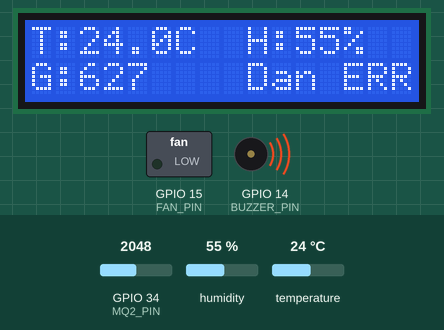
Recording of a sketch running on a simulated ESP32. On the bench: 16×2 character LCD, switched loads named in the sketch (green lamp = pin HIGH), buzzer (waves = sounding, pin HIGH). The inputs (shaded band) are chosen by the test bench; at power-on: temperature 24 °C, GPIO 34 (MQ2_PIN) = 2048, humidity 55 %. WiFi joins after 1.5 s; servers stay silent unless stated; uploads are accepted with an empty reply; what the sketch prints to the serial monitor is not drawn.

Above: at 8.0 s.
8.1 s: temperature set to 29 °C
At 10.2 s:
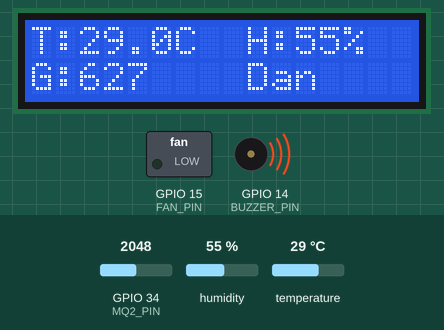
14.6 s: temperature set to 32 °C
At 17.8 s:
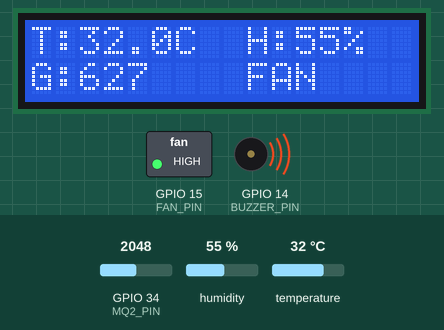
18.1 s: GPIO 34 (MQ2_PIN) set to 905
At 22.2 s:
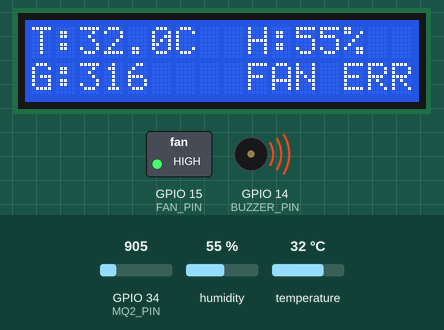
24.6 s: GPIO 34 (MQ2_PIN) set to 781
At 31.0 s:
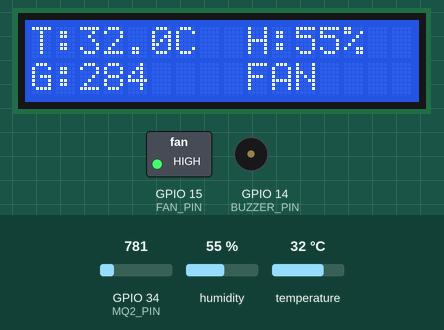
31.1 s: temperature set to 12 °C
At 34.4 s:
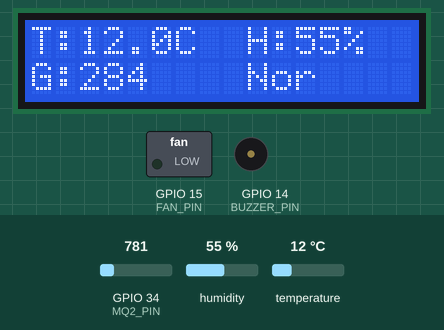
37.3 s: GPIO 34 (MQ2_PIN) set to 1228
At 38.6 s:
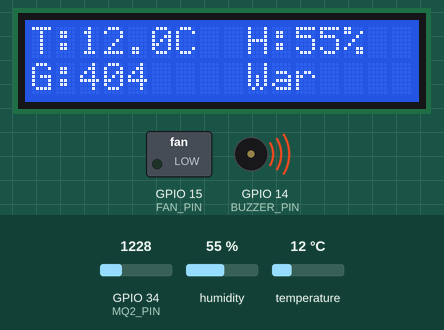
Timing chart, 0 to 40.3 s (numbered marks = the images above; inputs shaded):
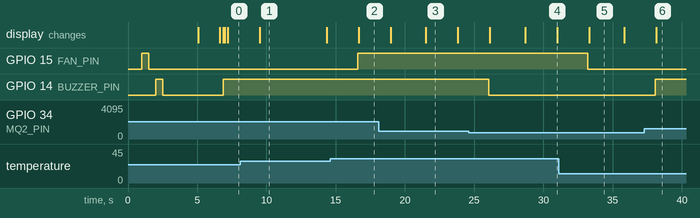

Measured:
- the behaviour switches between 30 and 31 °C on temperature (found by bisection; images 1 and 2)
- the behaviour switches between 847 and 846 on GPIO 34 (MQ2_PIN) (found by bisection; images 3 and 4)
- after the input at 8.1 s, the display: changes after 1.4 s (image 1)
- after the input at 14.6 s, GPIO 15 (FAN_PIN): LOW → HIGH after 2.0 s; the display: changes after 2.1 s (image 2)
- after the input at 18.1 s, the display: first changes after 0.88 s (image 3 shows a later state)
- after the input at 24.6 s, GPIO 14 (BUZZER_PIN): HIGH → LOW after 1.5 s; the display: changes after 1.5 s (image 4)
- after the input at 31.1 s, GPIO 15 (FAN_PIN): HIGH → LOW after 2.1 s; the display: changes after 2.2 s (image 5)
- after the input at 37.3 s, GPIO 14 (BUZZER_PIN): LOW → HIGH after 0.77 s; the display: changes after 0.86 s (image 6)

The sketch:

arduinoCode.ino
```cpp
#include <WiFi.h>
#include <HTTPClient.h>
#include <ArduinoJson.h>
#include <DHT.h>
#include <LiquidCrystal_I2C.h>

// -------------------- Your Configuration --------------------
#define MQ2_PIN 34
#define DHT_PIN 4
#define DHT_TYPE DHT11
#define BUZZER_PIN 14
#define FAN_PIN 15

// WiFi credentials
const char *ssid = "Yo";
const char *password = "77777777";

// Backend API configuration
const char *backendURL = "https://ietp-g46-guardian-lab-smart-dashboard-3.onrender.com";
const char *apiEndpoint = "/api/devices/ingest";
const char *deviceSecret = "60be1e0138ff89a8168bb05bdb4ea8364eccd8a79406e1d9";
const char *deviceId = "63e5f91b7559";

// Thresholds (will be loaded from backend)
int GAS_SAFE = 300;
int GAS_WARNING = 600;
float TEMP_THRESHOLD = 30.0;
int HUM_SAFE = 40;
int HUM_WARNING = 70;
int ALERT_DURATION = 5;
int FAN_MIN_ON_TIME = 1;

// Settings refresh timing
unsigned long lastSettingsFetch = 0;
const long settingsRefreshInterval = 60000; // Refresh every 60 seconds
bool settingsLoaded = false;

// Objects
DHT dht(DHT_PIN, DHT_TYPE);
LiquidCrystal_I2C lcd(0x27, 16, 2);

// Timing
unsigned long lastSendTime = 0;
const long sendInterval = 5000;

void setup()
{
  Serial.begin(115200);
  delay(1000);

  Serial.println("\n\n=== Smart Home System Starting ===");

  // Initialize hardware
  pinMode(FAN_PIN, OUTPUT);
  digitalWrite(FAN_PIN, LOW);
  pinMode(BUZZER_PIN, OUTPUT);
  digitalWrite(BUZZER_PIN, LOW);

  // Hardware test
  testAllPins();

  // Initialize DHT
  dht.begin();
  delay(2000);

  lcd.init();
  lcd.backlight();
  lcd.setCursor(0, 0);
  lcd.print("Connecting WiFi");

  // Connect to WiFi
  connectToWiFi();

  lcd.clear();
  lcd.setCursor(0, 0);
  lcd.print("Loading Settings");
  lcd.setCursor(0, 1);
  lcd.print("Please wait...");

  // Fetch settings from backend
  fetchSettingsFromBackend();

  lcd.clear();
  lcd.setCursor(0, 0);
  lcd.print("System Ready");
  lcd.setCursor(0, 1);
  lcd.print("IP: ");
  lcd.print(WiFi.localIP().toString());

  Serial.println("System initialized");
  Serial.print("WiFi Connected. IP: ");
  Serial.println(WiFi.localIP());
}

void loop()
{
  static int loopCount = 0;
  loopCount++;

  Serial.print("\n=== Loop ");
  Serial.print(loopCount);
  Serial.println(" ===");

  // Read sensors
  int gasRaw = analogRead(MQ2_PIN);
  int gasValue = normalizedGas(gasRaw);
  float temp = dht.readTemperature();
  float hum = dht.readHumidity();

  // Determine statuses
  String gasStatus = getGasStatus(gasValue);
  String tempStatus = getTempStatus(temp);
  String humStatus = getHumStatus(hum);

  // Control fan and buzzer based on readings
  controlDevices(temp, gasValue, humStatus);

  // Update LCD
  updateLCD(temp, hum, gasValue, gasStatus, humStatus);

  // Send data to backend every interval
  if (millis() - lastSendTime >= sendInterval)
  {
    sendToBackend(temp, hum, gasValue, gasStatus, tempStatus, humStatus);
    lastSendTime = millis();
  }

  // Refresh settings periodically
  if (millis() - lastSettingsFetch >= settingsRefreshInterval || !settingsLoaded)
  {
    fetchSettingsFromBackend();
    lastSettingsFetch = millis();
  }

  delay(2000);
}

// -------------------- Hardware Testing --------------------
void testAllPins()
{
  Serial.println("\n=== HARDWARE PIN TEST ===");

  // Test MQ2 Pin (Analog Input)
  Serial.print("MQ2 Pin (34) analog read: ");
  Serial.println(analogRead(MQ2_PIN));

  // Test DHT Pin (Digital Input)
  Serial.print("DHT Pin (4) digital read: ");
  Serial.println(digitalRead(DHT_PIN));

  // Test Fan Pin
  Serial.println("\nTesting FAN on Pin 15:");
  Serial.println("Setting HIGH...");
  digitalWrite(FAN_PIN, HIGH);
  delay(500);
  Serial.print("Reading: ");
  Serial.println(digitalRead(FAN_PIN));

  Serial.println("Setting LOW...");
  digitalWrite(FAN_PIN, LOW);
  delay(500);
  Serial.print("Reading: ");
  Serial.println(digitalRead(FAN_PIN));

  // Test Buzzer Pin
  Serial.println("\nTesting BUZZER on Pin 14:");
  Serial.println("Setting HIGH (should beep)...");
  digitalWrite(BUZZER_PIN, HIGH);
  delay(500);
  Serial.print("Reading: ");
  Serial.println(digitalRead(BUZZER_PIN));

  Serial.println("Setting LOW...");
  digitalWrite(BUZZER_PIN, LOW);
  delay(500);
  Serial.print("Reading: ");
  Serial.println(digitalRead(BUZZER_PIN));

  Serial.println("=== END HARDWARE TEST ===\n");
}

// -------------------- Backend Communication --------------------
void sendToBackend(float temp, float humidity, int gas,
                   String gasStat, String tempStat, String humStat)
{

  if (WiFi.status() != WL_CONNECTED)
  {
    Serial.println("WiFi disconnected. Reconnecting...");
    connectToWiFi();
    return;
  }

  HTTPClient http;

  // Construct full URL
  String fullURL = String(backendURL) + String(apiEndpoint);

  Serial.print("Sending to: ");
  Serial.println(fullURL);

  http.begin(fullURL);

  // Set headers
  http.addHeader("Content-Type", "application/json");
  http.addHeader("x-device-key", String(deviceId) + ":" + String(deviceSecret));

  // Read actual pin states RIGHT BEFORE sending
  bool fanState = digitalRead(FAN_PIN) == HIGH;
  bool buzzerState = digitalRead(BUZZER_PIN) == HIGH;

  Serial.print("Actual hardware states - Fan: ");
  Serial.print(fanState ? "ON" : "OFF");
  Serial.print(" | Buzzer: ");
  Serial.println(buzzerState ? "ON" : "OFF");

  // Create JSON payload
  DynamicJsonDocument doc(512);
  doc["deviceId"] = deviceId;

  // Send sensor readings
  if (!isnan(temp))
  {
    doc["temp"] = temp;
  }
  else
  {
    doc["temp"] = 22.5;
  }

  if (!isnan(humidity))
  {
    doc["humidity"] = humidity;
  }
  else
  {
    doc["humidity"] = 45.0;
  }

  doc["gas"] = gas;
  doc["fanStatus"] = fanState;       // Use actual measured state
  doc["buzzerStatus"] = buzzerState; // Use actual measured state

  // Serialize JSON to string
  String payload;
  serializeJson(doc, payload);

  Serial.print("Payload: ");
  Serial.println(payload);

  // Send POST request
  int httpCode = http.POST(payload);

  // Check response
  if (httpCode > 0)
  {
    Serial.printf("HTTP Response code: %d\n", httpCode);

    if (httpCode == HTTP_CODE_CREATED)
    {
      String response = http.getString();
      Serial.println("Success! Response: " + response);
      lcd.setCursor(13, 1);
      lcd.print("OK");
    }
    else
    {
      String response = http.getString();
      Serial.print("Server error: ");
      Serial.println(response);
      lcd.setCursor(13, 1);
      lcd.print("ERR");
    }
  }
  else
  {
    Serial.printf("HTTP Error: %s\n", http.errorToString(httpCode).c_str());
    lcd.setCursor(13, 1);
    lcd.print("NET");
  }

  http.end();
}

// -------------------- Helper Functions --------------------
void connectToWiFi()
{
  WiFi.begin(ssid, password);
  Serial.print("Connecting to WiFi");

  int attempts = 0;
  while (WiFi.status() != WL_CONNECTED && attempts < 30)
  {
    delay(500);
    Serial.print(".");
    attempts++;
  }

  if (WiFi.status() == WL_CONNECTED)
  {
    Serial.println("\nConnected! IP: " + WiFi.localIP().toString());
  }
  else
  {
    Serial.println("\nFailed to connect to WiFi");
    WiFi.disconnect();
    delay(1000);
    WiFi.begin(ssid, password);
  }
}

String getGasStatus(int value)
{
  if (value <= GAS_SAFE)
    return "Normal";
  else if (value <= GAS_WARNING)
    return "Warning";
  else
    return "Danger";
}

String getTempStatus(float temp)
{
  if (isnan(temp))
    return "Error";
  if (temp <= TEMP_THRESHOLD)
    return "Normal";
  else
    return "Warning";
}

String getHumStatus(float hum)
{
  if (isnan(hum))
    return "Error";
  if (hum < HUM_SAFE)
    return "Warning"; // Below minimum
  else if (hum <= HUM_WARNING)
    return "Normal";
  else
    return "Danger"; // Above maximum
}

void controlDevices(float temp, int gas, String humStat)
{
  // Fan control logic - fan on if temp exceeds threshold
  bool shouldFanBeOn = (!isnan(temp) && temp > TEMP_THRESHOLD);

  // Buzzer control logic - buzzer on if gas exceeds safe level or humidity out of range
  bool shouldBuzzerBeOn = (gas > GAS_SAFE) || (humStat == "Warning") || (humStat == "Danger");

  // Apply control
  digitalWrite(FAN_PIN, shouldFanBeOn ? HIGH : LOW);
  digitalWrite(BUZZER_PIN, shouldBuzzerBeOn ? HIGH : LOW);

  // Give time for pins to stabilize
  delay(50);

  // Read back actual states
  bool actualFanState = digitalRead(FAN_PIN) == HIGH;
  bool actualBuzzerState = digitalRead(BUZZER_PIN) == HIGH;

  // Debug output
  Serial.println("\n--- Device Control ---");
  Serial.print("Temperature: ");
  Serial.print(temp);
  Serial.print("°C | Threshold: ");
  Serial.print(TEMP_THRESHOLD);
  Serial.print("°C | Fan should be: ");
  Serial.print(shouldFanBeOn ? "ON" : "OFF");
  Serial.print(" | Fan actually is: ");
  Serial.println(actualFanState ? "ON" : "OFF");

  Serial.print("Gas: ");
  Serial.print(gas);
  Serial.print(" | Humidity status: ");
  Serial.print(humStat);
  Serial.print(" | Buzzer should be: ");
  Serial.print(shouldBuzzerBeOn ? "ON" : "OFF");
  Serial.print(" | Buzzer actually is: ");
  Serial.println(actualBuzzerState ? "ON" : "OFF");

  // Check for mismatches
  if (shouldFanBeOn != actualFanState)
  {
    Serial.println("WARNING: Fan state mismatch! Check wiring/power.");
  }
  if (shouldBuzzerBeOn != actualBuzzerState)
  {
    Serial.println("WARNING: Buzzer state mismatch! Check wiring/power.");
  }
  Serial.println("---\n");
}

void updateLCD(float temp, float hum, int gas, String gasStat, String humStat)
{
  lcd.clear();

  // Line 1: Temperature and Humidity
  lcd.setCursor(0, 0);
  lcd.print("T:");
  if (!isnan(temp))
  {
    lcd.print(temp, 1);
    lcd.print("C");
  }
  else
  {
    lcd.print("ERR");
  }

  lcd.setCursor(9, 0);
  lcd.print("H:");
  if (!isnan(hum))
  {
    lcd.print(hum, 0);
    lcd.print("%");
  }
  else
  {
    lcd.print("ERR");
  }

  // Line 2: Gas and Status
  lcd.setCursor(0, 1);
  lcd.print("G:");
  lcd.print(gas);

  // Show fan status on LCD
  bool fanOn = digitalRead(FAN_PIN) == HIGH;
  lcd.setCursor(9, 1);
  if (fanOn)
  {
    lcd.print("FAN");
  }
  else
  {
    lcd.print(gasStat.substring(0, 3));
  }
}

int normalizedGas(int raw)
{
  return map(raw, 843, 3500, 300, 1023);
}

// -------------------- Settings Management --------------------
void fetchSettingsFromBackend()
{
  if (WiFi.status() != WL_CONNECTED)
  {
    Serial.println("WiFi not connected. Cannot fetch settings.");
    return;
  }

  HTTPClient http;

  // Construct full URL for settings endpoint
  String fullURL = String(backendURL) + "/api/devices/settings";

  Serial.print("Fetching settings from: ");
  Serial.println(fullURL);

  http.begin(fullURL);

  // Set headers for device authentication
  http.addHeader("x-device-key", String(deviceId) + ":" + String(deviceSecret));

  // Send GET request
  int httpCode = http.GET();

  // Check response
  if (httpCode > 0)
  {
    Serial.printf("Settings HTTP Response code: %d\n", httpCode);

    if (httpCode == HTTP_CODE_OK)
    {
      String response = http.getString();
      Serial.println("Settings response: " + response);

      // Parse JSON response
      DynamicJsonDocument doc(512);
      DeserializationError error = deserializeJson(doc, response);

      if (!error)
      {
        if (doc["success"] == true && doc["data"].is<JsonObject>())
        {
          JsonObject data = doc["data"];
          JsonObject thresholds = data["thresholds"];

          // Update thresholds from backend
          if (thresholds["gas"].is<int>())
          {
            GAS_SAFE = thresholds["gas"].as<int>();
            // Set warning level relative to safe level
            GAS_WARNING = GAS_SAFE * 2;
          }

          if (thresholds["temperature"].is<float>())
          {
            TEMP_THRESHOLD = thresholds["temperature"].as<float>();
          }

          if (thresholds["humidityMin"].is<int>())
          {
            HUM_SAFE = thresholds["humidityMin"].as<int>();
          }

          if (thresholds["humidityMax"].is<int>())
          {
            HUM_WARNING = thresholds["humidityMax"].as<int>();
          }

          if (data["alertDuration"].is<int>())
          {
            ALERT_DURATION = data["alertDuration"].as<int>();
          }

          if (data["fanMinOnTime"].is<int>())
          {
            FAN_MIN_ON_TIME = data["fanMinOnTime"].as<int>();
          }

          settingsLoaded = true;

          Serial.println("\n=== Settings Updated ===");
          Serial.print("Gas Safe: ");
          Serial.println(GAS_SAFE);
          Serial.print("Gas Warning: ");
          Serial.println(GAS_WARNING);
          Serial.print("Temp Threshold: ");
          Serial.print(TEMP_THRESHOLD);
          Serial.println("°C");
          Serial.print("Humidity Min: ");
          Serial.print(HUM_SAFE);
          Serial.println("%");
          Serial.print("Humidity Max: ");
          Serial.print(HUM_WARNING);
          Serial.println("%");
          Serial.print("Alert Duration: ");
          Serial.print(ALERT_DURATION);
          Serial.println("s");
          Serial.print("Fan Min On Time: ");
          Serial.print(FAN_MIN_ON_TIME);
          Serial.println("min");
          Serial.println("======================\n");

          lcd.clear();
          lcd.setCursor(0, 0);
          lcd.print("Settings Updated");
          lcd.setCursor(0, 1);
          lcd.print("Config: OK");
          delay(1000);
        }
        else
        {
          Serial.println("Invalid settings response format");
        }
      }
      else
      {
        Serial.print("JSON parse error: ");
        Serial.println(error.c_str());
      }
    }
    else
    {
      String response = http.getString();
      Serial.print("Settings fetch error: ");
      Serial.println(response);
    }
  }
  else
  {
    Serial.printf("Settings HTTP Error: %s\n", http.errorToString(httpCode).c_str());
  }

  http.end();
}
```
